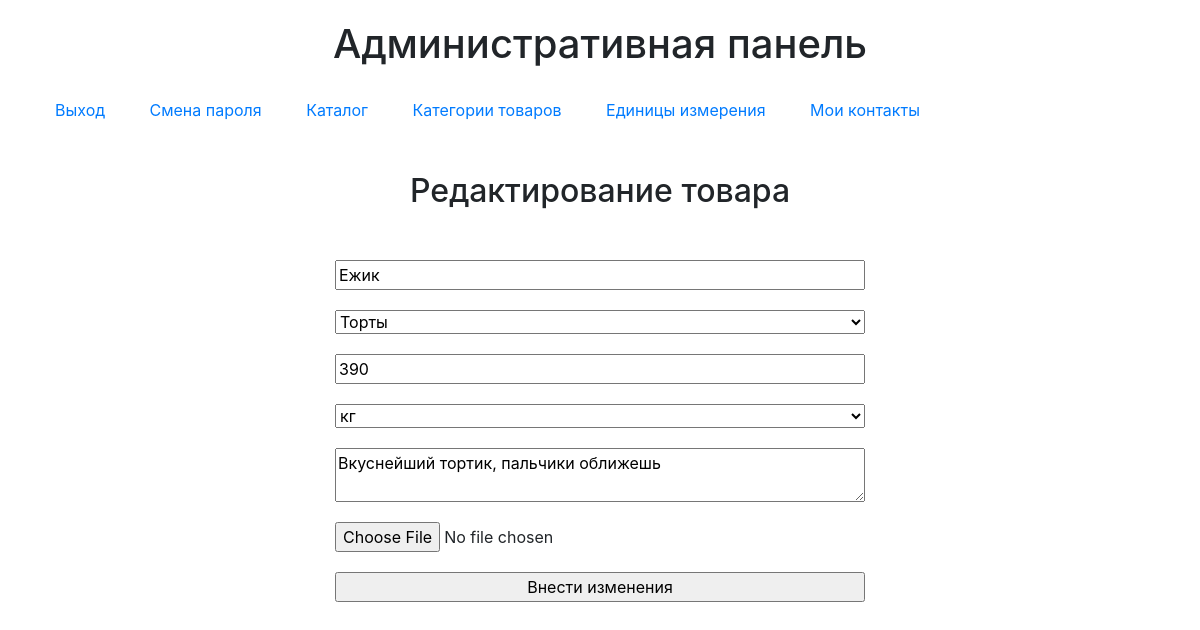
/admin/single.php?id=1 (signed in), run on the app's committed database.
### tables this page shows
CREATE TABLE IF NOT EXISTS `products` (
  `id` int(100) NOT NULL,
  `title` varchar(100) NOT NULL,
  `category_id` int(100) NOT NULL,
  `description` text NOT NULL,
  `price` int(10) NOT NULL,
  `units_id` varchar(20) NOT NULL,
  `path_big` varchar(150) NOT NULL,
  `path_small` varchar(150) NOT NULL
);

CREATE TABLE IF NOT EXISTS `units` (
  `id_units` int(100) NOT NULL,
  `units` varchar(100) NOT NULL
);

### admin/functions.php (called while the page is built, shortened)
<?php
function getAllCategories($connection)
{
  $query = 'SELECT * FROM categories';
  $result = mysqli_query($connection, $query);
  while ($row = mysqli_fetch_assoc($result)) {
    $allCategories[] = [
      'id_cat' => $row['id_cat'],
      'category' => $row['category'],
    ];
  }
  return $allCategories;
}
function getAllUnits($connection)
{
  $query = 'SELECT * FROM units';
  $result = mysqli_query($connection, $query);
  while ($row = mysqli_fetch_assoc($result)) {
    $allUnits[] = [
      'id_units' => $row['id_units'],
      'units' => $row['units'],
    ];
  }
  return $allUnits;
}

### admin/single.php (the view, shortened to what this page needs)
<?php
require_once 'connection.php';
require_once 'functions.php';
$allCategories = getAllCategories($connection);
$allUnits = getallUnits($connection);
if (isset($_GET['id'])) {
  $id = $_GET['id'];
  $query = "SELECT * FROM products INNER JOIN categories ON products.category_id = categories.id_cat INNER JOIN units ON products.units_id = units.id_units WHERE id = '$id'";
} else header("Location: " . PATH_ROOT . "/admin/index.php");
$result = mysqli_query($connection, $query);
while ($row = mysqli_fetch_assoc($result)) {
  $arr = [
    'id' => $row['id'],
    'title' => $row['title'],
    'description' => $row['description'],
    'category' => $row['category'],
    'category_id' => $row['category'],
    'price' => $row['price'],
    'units' => $row['units'],
    'units_id' => $row['units_id'],
    'path_big' => $row['path_big'],
    'path_small' => $row['path_small'],
  ];
}
extract($arr);
?>
<?php include_once('header.php') ?>
<h2 class="col-12">Редактирование товара</h2>
<div class="form col-md-6 col-12">
  <form action="upload.php" method="POST" enctype="multipart/form-data" class="flex columns">
    <input type="text" name="title" id="title" placeholder="Название" value="<?= $title ?>" required>
    <select name="category" id="category" required>
      <?php foreach($allCategories as $el => $value):?>
        <option value="<?= $value['id_cat'] ?>" <?= $value['id_cat'] == $category_id ? 'selected' : '' ?>><?= $value['category'] ?></option>
      <?php endforeach; ?>
    <input type="number" name="price" id="price" placeholder="Цена" value="<?= $price ?>" required>
    <select name="units" id="units" placeholder="Единицы" value="<?= $units ?>" required>
      <?php foreach($allUnits as $el => $value):?>
        <option value="<?= $value['id_units'] ?>" <?= $value['id_units'] == $units_id ? 'selected' : '' ?>><?= $value['units'] ?></option>
      <?php endforeach; ?>
    </select>
    <textarea type="text" name="desc" id="decs" placeholder="Описание" required><?= $description ?></textarea>
    <input type="file" name="photo" id="photo" accept="image/jpeg">
    <input type="submit" value="Внести изменения">
  </form>
</div>
<?php include_once('footer.php') ?>

### admin/style.css (style rules this page uses)
h1, h2, h3 { text-align: center; margin: 20px 0; }
.form { padding: 20px; margin: 0 auto; }
form { display: flex; flex-direction: column; }
input, textarea, select { margin: 10px 0; }

### data on the page
products: title "Ежик", price "390", units "кг", desc "Вкуснейший тортик, пальчики оближешь"

### other printed values
form field category "Торты"
